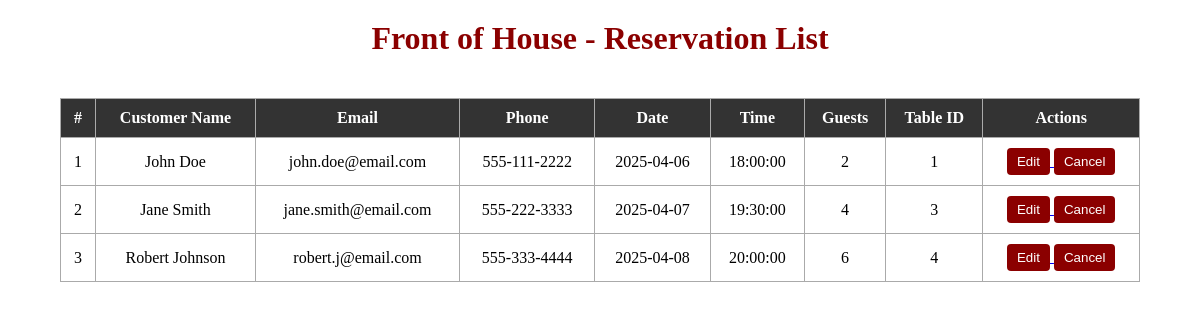
The page /reservations/foh on the database as committed earlier.
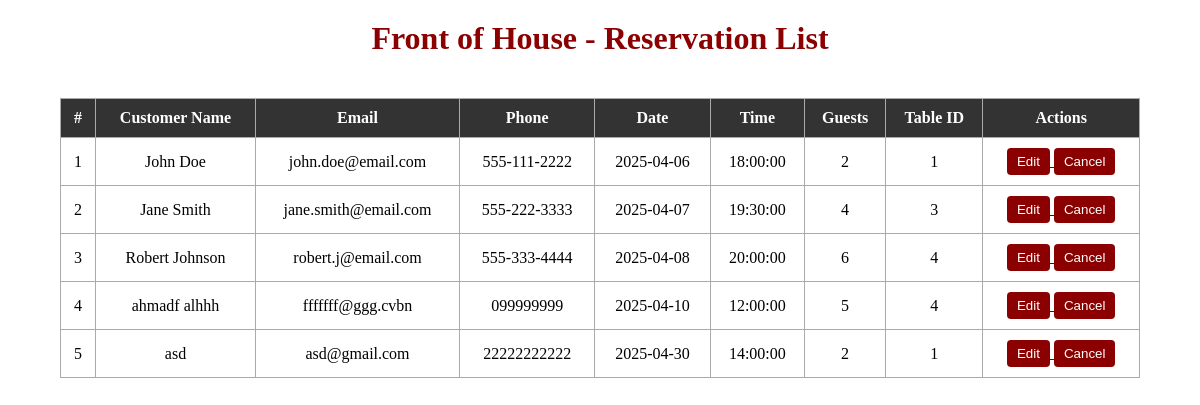
The same page on the database as committed later.
### app/models.py (models this page shows)
class Reservation(db.Model):
    id = db.Column(db.Integer, primary_key=True)
    customer_id = db.Column(db.Integer, db.ForeignKey('customer.id'))
    reservation_time = db.Column(db.DateTime, nullable=False)
    number_of_people = db.Column(db.Integer, nullable=False)
    table_id = db.Column(db.Integer, db.ForeignKey('tables.id'))

class Customer(db.Model):
    id = db.Column(db.Integer, primary_key=True)
    first_name = db.Column(db.String(255), nullable=False)
    last_name = db.Column(db.String(255), nullable=False)
    email = db.Column(db.String(255))
    phone_number = db.Column(db.String(15))
    reservations = db.relationship('Reservation', backref='customer', lazy=True)
    supports = db.relationship('Support', backref='customer', lazy=True)

### app/routes/reservations_routes.py (the view)
@reservations_bp.route('/reservations/foh')
def reservations_foh():
    reservations = ReservationLogic.get_all_reservations_with_customer()
    return render_template('reservations_foh.html', reservations=reservations)

### app/logic/reservation_logic.py (called while the page is built)
    @staticmethod
    def get_all_reservations_with_customer():
        return db.session.query(Reservation, Customer).join(Customer, Reservation.customer_id == Customer.id).all()

### templates/reservations_foh.html (shortened to what this page needs)
<!DOCTYPE html>
<html lang="en">
<head>
    <link rel="stylesheet" href="{{ url_for('static', filename='css/style.css') }}">
</head>
<body>
    <h1>Front of House - Reservation List</h1>
    <table>
        <thead>
            <tr>
                <th>#</th>
                <th>Customer Name</th>
                <th>Email</th>
                <th>Phone</th>
                <th>Date</th>
                <th>Time</th>
                <th>Guests</th>
                <th>Table ID</th>
                <th>Actions</th>
            </tr>
        </thead>
        <tbody>
            {% for res, customer in reservations %}
            <tr>
                <td>{{ loop.index }}</td>
                <td>{{ customer.first_name }} {{ customer.last_name }}</td>
                <td>{{ customer.email }}</td>
                <td>{{ customer.phone_number }}</td>
                <td>{{ res.reservation_time.date() }}</td>
                <td>{{ res.reservation_time.time() }}</td>
                <td>{{ res.number_of_people }}</td>
                <td>{{ res.table_id }}</td>
                <td>
                    <a href="{{ url_for('reservations.edit_reservation', id=res.id) }}">
                        <button class="action-btn">Edit</button>
                    </a>
                    <form class="action-form" method="POST" action="{{ url_for('reservations.cancel_reservation', id=res.id) }}">
                        <button class="action-btn" onclick="return confirm('Cancel this reservation?')">Cancel</button>
                    </form>
                </td>
            </tr>
            {% else %}
            <tr>
                <td colspan="9">No reservations found.</td>
            </tr>
            {% endfor %}
        </tbody>
    </table>
</body>
</html>

### static/css/style.css (style rules this page uses)
html, body { height: 100%; margin: 0; }
body { display: flex; flex-direction: column; }

### templates/reservations_foh.html (style rules this page uses)
h1 { text-align: center; margin-top: 20px; color: darkred; }
table { width: 90%; margin: 20px auto; border-collapse: collapse; }
th, td { border: 1px solid #aaa; padding: 10px; text-align: center; }
th { background-color: #333; color: white; }
.action-btn { background-color: #8B0000; color: white; border: none; padding: 6px 10px; cursor: pointer; border-radius: 4px; }
.action-form { display: inline; }

Rows that differ between the two databases and show on the page:
added Reservation: first_name "ahmadf", last_name "alhhh", email "fffffff@ggg.cvbn", phone_number "099999999", reservation_time "2025-04-10", reservation_time.time "12:00:00", number_of_people "5", table_id "4"
added Reservation: first_name "asd", email "asd@gmail.com", phone_number "22222222222", reservation_time "2025-04-30", reservation_time.time "14:00:00", number_of_people "2", table_id "1"
